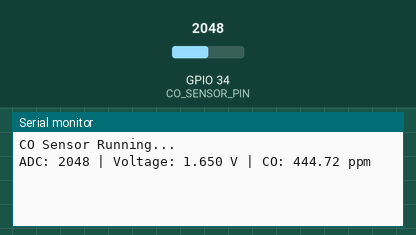
This sketch was run on a simulated ESP32. On the bench: the last lines printed to the serial monitor. Inputs (shaded band) come from the test bench; at power-on: GPIO 34 (CO_SENSOR_PIN) = 2048 (analog values on the 0–4095 scale).

Above: at 1.2 s.
1.3 s: GPIO 34 (CO_SENSOR_PIN) set to 2866
At 2.5 s:
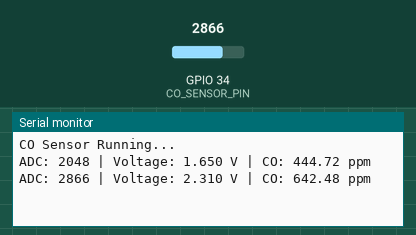
2.8 s: GPIO 34 (CO_SENSOR_PIN) set to 3603
At 4.4 s:
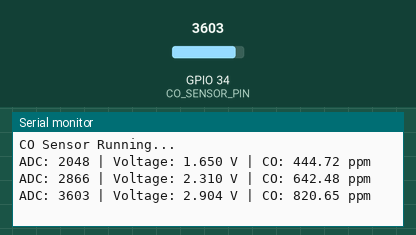
Timing chart, 0 to 5.9 s (numbered marks = the images above; inputs shaded):
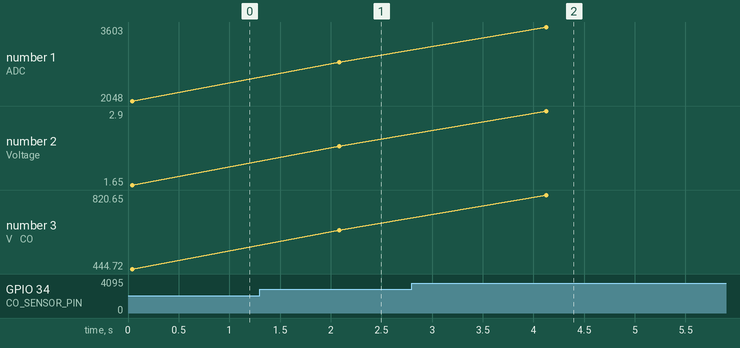

The sketch:

esp32___co_internal_adc.ino
```cpp
#define CO_SENSOR_PIN 34

float baselineVoltage = 0.168;
float sensitivity = 300;   // corrected scaling

int readADCStable() {
  long sum = 0;

  for(int i=0;i<20;i++){
    sum += analogRead(CO_SENSOR_PIN);
    delay(2);
  }

  return sum/20;
}

void setup() {
  Serial.begin(115200);

  analogReadResolution(12);
  analogSetAttenuation(ADC_11db);

  Serial.println("CO Sensor Running...");
}

void loop() {

  int raw = readADCStable();
  float voltage = raw * (3.3 / 4095.0);

  float co_ppm = (voltage - baselineVoltage) * sensitivity;

  if(co_ppm < 0) co_ppm = 0;

  Serial.print("ADC: ");
  Serial.print(raw);

  Serial.print(" | Voltage: ");
  Serial.print(voltage,3);

  Serial.print(" V | CO: ");
  Serial.print(co_ppm);
  Serial.println(" ppm");

  delay(2000);
}
```

Measured:
- after the input at 1.3 s, the serial monitor: prints a new line after 0.78 s (image 1)
- after the input at 2.8 s, the serial monitor: prints a new line after 1.3 s (image 2)
- plotted number 1: 2048 → 2866 after the input at 1.3 s, 2866 → 3603 after the input at 2.8 s
- plotted number 2: 1.65 → 2.31 after the input at 1.3 s, 2.31 → 2.9 after the input at 2.8 s
- plotted number 3: 444.72 → 642.48 after the input at 1.3 s, 642.48 → 820.65 after the input at 2.8 s
